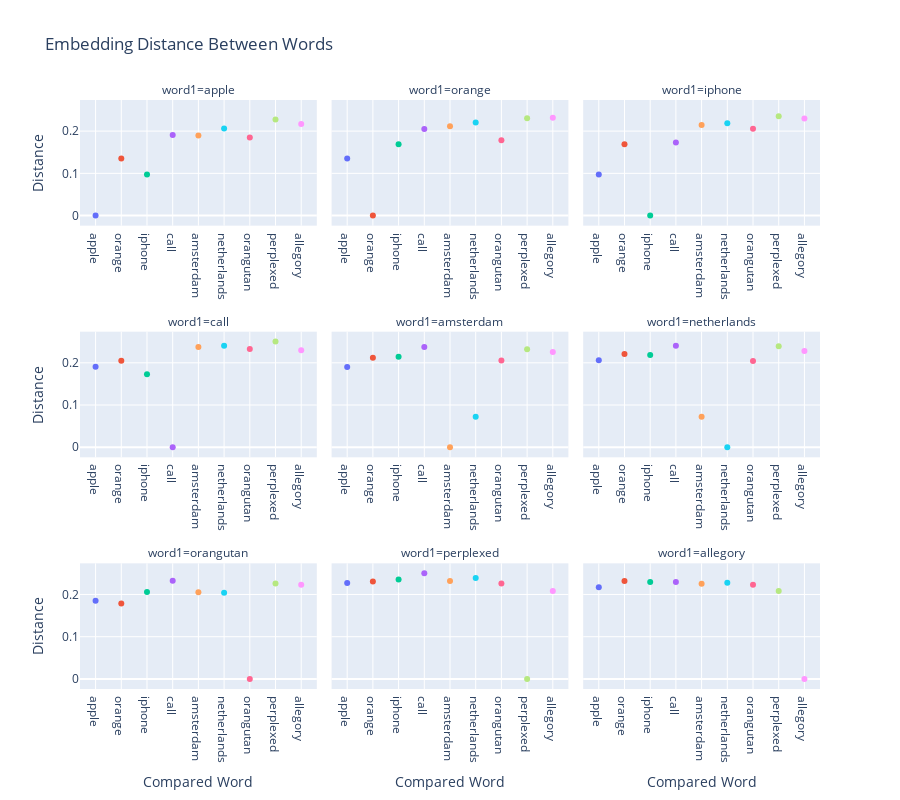

The cell this chart's notebook holds for it:
### Code cell
plot_embedding_distances(words_df2)

### Figure 1 — Plotly figure (JSON) as saved in the notebook; plotly's stock layout.template omitted (floating-point values rounded to 4 significant figures)
{"data": [{"hovertemplate": "Compared Word=%{x}<br>word1=apple<br>Distance=%{y}<extra></extra>", "legendgroup": "apple", "marker": {"color": "#636efa", "symbol": "circle"}, "mode": "markers", "name": "apple", "orientation": "v", "showlegend": false, "type": "scatter", "x": ["apple"], "xaxis": "x7", "y": [-2.22e-16], "yaxis": "y7"}, {"hovertemplate": "Compared Word=%{x}<br>word1=orange<br>Distance=%{y}<extra></extra>", "legendgroup": "apple", "marker": {"color": "#636efa", "symbol": "circle"}, "mode": "markers", "name": "apple", "orientation": "v", "showlegend": false, "type": "scatter", "x": ["apple"], "xaxis": "x8", "y": [0.1355], "yaxis": "y8"}, {"hovertemplate": "Compared Word=%{x}<br>word1=iphone<br>Distance=%{y}<extra></extra>", "legendgroup": "apple", "marker": {"color": "#636efa", "symbol": "circle"}, "mode": "markers", "name": "apple", "orientation": "v", "showlegend": false, "type": "scatter", "x": ["apple"], "xaxis": "x9", "y": [0.09711], "yaxis": "y9"}, {"hovertemplate": "Compared Word=%{x}<br>word1=call<br>Distance=%{y}<extra></extra>", "legendgroup": "apple", "marker": {"color": "#636efa", "symbol": "circle"}, "mode": "markers", "name": "apple", "orientation": "v", "showlegend": false, "type": "scatter", "x": ["apple"], "xaxis": "x4", "y": [0.1906], "yaxis": "y4"}, {"hovertemplate": "Compared Word=%{x}<br>word1=amsterdam<br>Distance=%{y}<extra></extra>", "legendgroup": "apple", "marker": {"color": "#636efa", "symbol": "circle"}, "mode": "markers", "name": "apple", "orientation": "v", "showlegend": false, "type": "scatter", "x": ["apple"], "xaxis": "x5", "y": [0.1898], "yaxis": "y5"}, {"hovertemplate": "Compared Word=%{x}<br>word1=netherlands<br>Distance=%{y}<extra></extra>", "legendgroup": "apple", "marker": {"color": "#636efa", "symbol": "circle"}, "mode": "markers", "name": "apple", "orientation": "v", "showlegend": false, "type": "scatter", "x": ["apple"], "xaxis": "x6", "y": [0.206], "yaxis": "y6"}, {"hovertemplate": "Compared Word=%{x}<br>word1=orangutan<br>Distance=%{y}<extra></extra>", "legendgroup": "apple", "marker": {"color": "#636efa", "symbol": "circle"}, "mode": "markers", "name": "apple", "orientation": "v", "showlegend": false, "type": "scatter", "x": ["apple"], "xaxis": "x", "y": [0.1851], "yaxis": "y"}, {"hovertemplate": "Compared Word=%{x}<br>word1=perplexed<br>Distance=%{y}<extra></extra>", "legendgroup": "apple", "marker": {"color": "#636efa", "symbol": "circle"}, "mode": "markers", "name": "apple", "orientation": "v", "showlegend": false, "type": "scatter", "x": ["apple"], "xaxis": "x2", "y": [0.2274], "yaxis": "y2"}, {"hovertemplate": "Compared Word=%{x}<br>word1=allegory<br>Distance=%{y}<extra></extra>", "legendgroup": "apple", "marker": {"color": "#636efa", "symbol": "circle"}, "mode": "markers", "name": "apple", "orientation": "v", "showlegend": false, "type": "scatter", "x": ["apple"], "xaxis": "x3", "y": [0.2168], "yaxis": "y3"}, {"hovertemplate": "Compared Word=%{x}<br>word1=apple<br>Distance=%{y}<extra></extra>", "legendgroup": "orange", "marker": {"color": "#EF553B", "symbol": "circle"}, "mode": "markers", "name": "orange", "orientation": "v", "showlegend": false, "type": "scatter", "x": ["orange"], "xaxis": "x7", "y": [0.1355], "yaxis": "y7"}, {"hovertemplate": "Compared Word=%{x}<br>word1=orange<br>Distance=%{y}<extra></extra>", "legendgroup": "orange", "marker": {"color": "#EF553B", "symbol": "circle"}, "mode": "markers", "name": "orange", "orientation": "v", "showlegend": false, "type": "scatter", "x": ["orange"], "xaxis": "x8", "y": [3.331e-16], "yaxis": "y8"}, {"hovertemplate": "Compared Word=%{x}<br>word1=iphone<br>Distance=%{y}<extra></extra>", "legendgroup": "orange", "marker": {"color": "#EF553B", "symbol": "circle"}, "mode": "markers", "name": "orange", "orientation": "v", "showlegend": false, "type": "scatter", "x": ["orange"], "xaxis": "x9", "y": [0.1689], "yaxis": "y9"}, {"hovertemplate": "Compared Word=%{x}<br>word1=call<br>Distance=%{y}<extra></extra>", "legendgroup": "orange", "marker": {"color": "#EF553B", "symbol": "circle"}, "mode": "markers", "name": "orange", "orientation": "v", "showlegend": false, "type": "scatter", "x": ["orange"], "xaxis": "x4", "y": [0.205], "yaxis": "y4"}, {"hovertemplate": "Compared Word=%{x}<br>word1=amsterdam<br>Distance=%{y}<extra></extra>", "legendgroup": "orange", "marker": {"color": "#EF553B", "symbol": "circle"}, "mode": "markers", "name": "orange", "orientation": "v", "showlegend": false, "type": "scatter", "x": ["orange"], "xaxis": "x5", "y": [0.2118], "yaxis": "y5"}, {"hovertemplate": "Compared Word=%{x}<br>word1=netherlands<br>Distance=%{y}<extra></extra>", "legendgroup": "orange", "marker": {"color": "#EF553B", "symbol": "circle"}, "mode": "markers", "name": "orange", "orientation": "v", "showlegend": false, "type": "scatter", "x": ["orange"], "xaxis": "x6", "y": [0.2206], "yaxis": "y6"}, {"hovertemplate": "Compared Word=%{x}<br>word1=orangutan<br>Distance=%{y}<extra></extra>", "legendgroup": "orange", "marker": {"color": "#EF553B", "symbol": "circle"}, "mode": "markers", "name": "orange", "orientation": "v", "showlegend": false, "type": "scatter", "x": ["orange"], "xaxis": "x", "y": [0.1784], "yaxis": "y"}, {"hovertemplate": "Compared Word=%{x}<br>word1=perplexed<br>Distance=%{y}<extra></extra>", "legendgroup": "orange", "marker": {"color": "#EF553B", "symbol": "circle"}, "mode": "markers", "name": "orange", "orientation": "v", "showlegend": false, "type": "scatter", "x": ["orange"], "xaxis": "x2", "y": [0.2305], "yaxis": "y2"}, {"hovertemplate": "Compared Word=%{x}<br>word1=allegory<br>Distance=%{y}<extra></extra>", "legendgroup": "orange", "marker": {"color": "#EF553B", "symbol": "circle"}, "mode": "markers", "name": "orange", "orientation": "v", "showlegend": false, "type": "scatter", "x": ["orange"], "xaxis": "x3", "y": [0.2318], "yaxis": "y3"}, {"hovertemplate": "Compared Word=%{x}<br>word1=apple<br>Distance=%{y}<extra></extra>", "legendgroup": "iphone", "marker": {"color": "#00cc96", "symbol": "circle"}, "mode": "markers", "name": "iphone", "orientation": "v", "showlegend": false, "type": "scatter", "x": ["iphone"], "xaxis": "x7", "y": [0.09711], "yaxis": "y7"}, {"hovertemplate": "Compared Word=%{x}<br>word1=orange<br>Distance=%{y}<extra></extra>", "legendgroup": "iphone", "marker": {"color": "#00cc96", "symbol": "circle"}, "mode": "markers", "name": "iphone", "orientation": "v", "showlegend": false, "type": "scatter", "x": ["iphone"], "xaxis": "x8", "y": [0.1689], "yaxis": "y8"}, {"hovertemplate": "Compared Word=%{x}<br>word1=iphone<br>Distance=%{y}<extra></extra>", "legendgroup": "iphone", "marker": {"color": "#00cc96", "symbol": "circle"}, "mode": "markers", "name": "iphone", "orientation": "v", "showlegend": false, "type": "scatter", "x": ["iphone"], "xaxis": "x9", "y": [7.772e-16], "yaxis": "y9"}, {"hovertemplate": "Compared Word=%{x}<br>word1=call<br>Distance=%{y}<extra></extra>", "legendgroup": "iphone", "marker": {"color": "#00cc96", "symbol": "circle"}, "mode": "markers", "name": "iphone", "orientation": "v", "showlegend": false, "type": "scatter", "x": ["iphone"], "xaxis": "x4", "y": [0.173], "yaxis": "y4"}, {"hovertemplate": "Compared Word=%{x}<br>word1=amsterdam<br>Distance=%{y}<extra></extra>", "legendgroup": "iphone", "marker": {"color": "#00cc96", "symbol": "circle"}, "mode": "markers", "name": "iphone", "orientation": "v", "showlegend": false, "type": "scatter", "x": ["iphone"], "xaxis": "x5", "y": [0.2144], "yaxis": "y5"}, {"hovertemplate": "Compared Word=%{x}<br>word1=netherlands<br>Distance=%{y}<extra></extra>", "legendgroup": "iphone", "marker": {"color": "#00cc96", "symbol": "circle"}, "mode": "markers", "name": "iphone", "orientation": "v", "showlegend": false, "type": "scatter", "x": ["iphone"], "xaxis": "x6", "y": [0.2183], "yaxis": "y6"}, {"hovertemplate": "Compared Word=%{x}<br>word1=orangutan<br>Distance=%{y}<extra></extra>", "legendgroup": "iphone", "marker": {"color": "#00cc96", "symbol": "circle"}, "mode": "markers", "name": "iphone", "orientation": "v", "showlegend": false, "type": "scatter", "x": ["iphone"], "xaxis": "x", "y": [0.2056], "yaxis": "y"}, {"hovertemplate": "Compared Word=%{x}<br>word1=perplexed<br>Distance=%{y}<extra></extra>", "legendgroup": "iphone", "marker": {"color": "#00cc96", "symbol": "circle"}, "mode": "markers", "name": "iphone", "orientation": "v", "showlegend": false, "type": "scatter", "x": ["iphone"], "xaxis": "x2", "y": [0.2353], "yaxis": "y2"}, {"hovertemplate": "Compared Word=%{x}<br>word1=allegory<br>Distance=%{y}<extra></extra>", "legendgroup": "iphone", "marker": {"color": "#00cc96", "symbol": "circle"}, "mode": "markers", "name": "iphone", "orientation": "v", "showlegend": false, "type": "scatter", "x": ["iphone"], "xaxis": "x3", "y": [0.2297], "yaxis": "y3"}, {"hovertemplate": "Compared Word=%{x}<br>word1=apple<br>Distance=%{y}<extra></extra>", "legendgroup": "call", "marker": {"color": "#ab63fa", "symbol": "circle"}, "mode": "markers", "name": "call", "orientation": "v", "showlegend": false, "type": "scatter", "x": ["call"], "xaxis": "x7", "y": [0.1906], "yaxis": "y7"}, {"hovertemplate": "Compared Word=%{x}<br>word1=orange<br>Distance=%{y}<extra></extra>", "legendgroup": "call", "marker": {"color": "#ab63fa", "symbol": "circle"}, "mode": "markers", "name": "call", "orientation": "v", "showlegend": false, "type": "scatter", "x": ["call"], "xaxis": "x8", "y": [0.205], "yaxis": "y8"}, {"hovertemplate": "Compared Word=%{x}<br>word1=iphone<br>Distance=%{y}<extra></extra>", "legendgroup": "call", "marker": {"color": "#ab63fa", "symbol": "circle"}, "mode": "markers", "name": "call", "orientation": "v", "showlegend": false, "type": "scatter", "x": ["call"], "xaxis": "x9", "y": [0.173], "yaxis": "y9"}, {"hovertemplate": "Compared Word=%{x}<br>word1=call<br>Distance=%{y}<extra></extra>", "legendgroup": "call", "marker": {"color": "#ab63fa", "symbol": "circle"}, "mode": "markers", "name": "call", "orientation": "v", "showlegend": false, "type": "scatter", "x": ["call"], "xaxis": "x4", "y": [3.331e-16], "yaxis": "y4"}, {"hovertemplate": "Compared Word=%{x}<br>word1=amsterdam<br>Distance=%{y}<extra></extra>", "legendgroup": "call", "marker": {"color": "#ab63fa", "symbol": "circle"}, "mode": "markers", "name": "call", "orientation": "v", "showlegend": false, "type": "scatter", "x": ["call"], "xaxis": "x5", "y": [0.2371], "yaxis": "y5"}, {"hovertemplate": "Compared Word=%{x}<br>word1=netherlands<br>Distance=%{y}<extra></extra>", "legendgroup": "call", "marker": {"color": "#ab63fa", "symbol": "circle"}, "mode": "markers", "name": "call", "orientation": "v", "showlegend": false, "type": "scatter", "x": ["call"], "xaxis": "x6", "y": [0.2401], "yaxis": "y6"}, {"hovertemplate": "Compared Word=%{x}<br>word1=orangutan<br>Distance=%{y}<extra></extra>", "legendgroup": "call", "marker": {"color": "#ab63fa", "symbol": "circle"}, "mode": "markers", "name": "call", "orientation": "v", "showlegend": false, "type": "scatter", "x": ["call"], "xaxis": "x", "y": [0.2326], "yaxis": "y"}, {"hovertemplate": "Compared Word=%{x}<br>word1=perplexed<br>Distance=%{y}<extra></extra>", "legendgroup": "call", "marker": {"color": "#ab63fa", "symbol": "circle"}, "mode": "markers", "name": "call", "orientation": "v", "showlegend": false, "type": "scatter", "x": ["call"], "xaxis": "x2", "y": [0.2503], "yaxis": "y2"}, {"hovertemplate": "Compared Word=%{x}<br>word1=allegory<br>Distance=%{y}<extra></extra>", "legendgroup": "call", "marker": {"color": "#ab63fa", "symbol": "circle"}, "mode": "markers", "name": "call", "orientation": "v", "showlegend": false, "type": "scatter", "x": ["call"], "xaxis": "x3", "y": [0.2296], "yaxis": "y3"}, {"hovertemplate": "Compared Word=%{x}<br>word1=apple<br>Distance=%{y}<extra></extra>", "legendgroup": "amsterdam", "marker": {"color": "#FFA15A", "symbol": "circle"}, "mode": "markers", "name": "amsterdam", "orientation": "v", "showlegend": false, "type": "scatter", "x": ["amsterdam"], "xaxis": "x7", "y": [0.1898], "yaxis": "y7"}, {"hovertemplate": "Compared Word=%{x}<br>word1=orange<br>Distance=%{y}<extra></extra>", "legendgroup": "amsterdam", "marker": {"color": "#FFA15A", "symbol": "circle"}, "mode": "markers", "name": "amsterdam", "orientation": "v", "showlegend": false, "type": "scatter", "x": ["amsterdam"], "xaxis": "x8", "y": [0.2118], "yaxis": "y8"}, {"hovertemplate": "Compared Word=%{x}<br>word1=iphone<br>Distance=%{y}<extra></extra>", "legendgroup": "amsterdam", "marker": {"color": "#FFA15A", "symbol": "circle"}, "mode": "markers", "name": "amsterdam", "orientation": "v", "showlegend": false, "type": "scatter", "x": ["amsterdam"], "xaxis": "x9", "y": [0.2144], "yaxis": "y9"}, {"hovertemplate": "Compared Word=%{x}<br>word1=call<br>Distance=%{y}<extra></extra>", "legendgroup": "amsterdam", "marker": {"color": "#FFA15A", "symbol": "circle"}, "mode": "markers", "name": "amsterdam", "orientation": "v", "showlegend": false, "type": "scatter", "x": ["amsterdam"], "xaxis": "x4", "y": [0.2371], "yaxis": "y4"}, {"hovertemplate": "Compared Word=%{x}<br>word1=amsterdam<br>Distance=%{y}<extra></extra>", "legendgroup": "amsterdam", "marker": {"color": "#FFA15A", "symbol": "circle"}, "mode": "markers", "name": "amsterdam", "orientation": "v", "showlegend": false, "type": "scatter", "x": ["amsterdam"], "xaxis": "x5", "y": [-2.22e-16], "yaxis": "y5"}, {"hovertemplate": "Compared Word=%{x}<br>word1=netherlands<br>Distance=%{y}<extra></extra>", "legendgroup": "amsterdam", "marker": {"color": "#FFA15A", "symbol": "circle"}, "mode": "markers", "name": "amsterdam", "orientation": "v", "showlegend": false, "type": "scatter", "x": ["amsterdam"], "xaxis": "x6", "y": [0.07222], "yaxis": "y6"}, {"hovertemplate": "Compared Word=%{x}<br>word1=orangutan<br>Distance=%{y}<extra></extra>", "legendgroup": "amsterdam", "marker": {"color": "#FFA15A", "symbol": "circle"}, "mode": "markers", "name": "amsterdam", "orientation": "v", "showlegend": false, "type": "scatter", "x": ["amsterdam"], "xaxis": "x", "y": [0.2053], "yaxis": "y"}, {"hovertemplate": "Compared Word=%{x}<br>word1=perplexed<br>Distance=%{y}<extra></extra>", "legendgroup": "amsterdam", "marker": {"color": "#FFA15A", "symbol": "circle"}, "mode": "markers", "name": "amsterdam", "orientation": "v", "showlegend": false, "type": "scatter", "x": ["amsterdam"], "xaxis": "x2", "y": [0.232], "yaxis": "y2"}, {"hovertemplate": "Compared Word=%{x}<br>word1=allegory<br>Distance=%{y}<extra></extra>", "legendgroup": "amsterdam", "marker": {"color": "#FFA15A", "symbol": "circle"}, "mode": "markers", "name": "amsterdam", "orientation": "v", "showlegend": false, "type": "scatter", "x": ["amsterdam"], "xaxis": "x3", "y": [0.2254], "yaxis": "y3"}, {"hovertemplate": "Compared Word=%{x}<br>word1=apple<br>Distance=%{y}<extra></extra>", "legendgroup": "netherlands", "marker": {"color": "#19d3f3", "symbol": "circle"}, "mode": "markers", "name": "netherlands", "orientation": "v", "showlegend": false, "type": "scatter", "x": ["netherlands"], "xaxis": "x7", "y": [0.206], "yaxis": "y7"}, {"hovertemplate": "Compared Word=%{x}<br>word1=orange<br>Distance=%{y}<extra></extra>", "legendgroup": "netherlands", "marker": {"color": "#19d3f3", "symbol": "circle"}, "mode": "markers", "name": "netherlands", "orientation": "v", "showlegend": false, "type": "scatter", "x": ["netherlands"], "xaxis": "x8", "y": [0.2206], "yaxis": "y8"}, {"hovertemplate": "Compared Word=%{x}<br>word1=iphone<br>Distance=%{y}<extra></extra>", "legendgroup": "netherlands", "marker": {"color": "#19d3f3", "symbol": "circle"}, "mode": "markers", "name": "netherlands", "orientation": "v", "showlegend": false, "type": "scatter", "x": ["netherlands"], "xaxis": "x9", "y": [0.2183], "yaxis": "y9"}, {"hovertemplate": "Compared Word=%{x}<br>word1=call<br>Distance=%{y}<extra></extra>", "legendgroup": "netherlands", "marker": {"color": "#19d3f3", "symbol": "circle"}, "mode": "markers", "name": "netherlands", "orientation": "v", "showlegend": false, "type": "scatter", "x": ["netherlands"], "xaxis": "x4", "y": [0.2401], "yaxis": "y4"}, {"hovertemplate": "Compared Word=%{x}<br>word1=amsterdam<br>Distance=%{y}<extra></extra>", "legendgroup": "netherlands", "marker": {"color": "#19d3f3", "symbol": "circle"}, "mode": "markers", "name": "netherlands", "orientation": "v", "showlegend": false, "type": "scatter", "x": ["netherlands"], "xaxis": "x5", "y": [0.07222], "yaxis": "y5"}, {"hovertemplate": "Compared Word=%{x}<br>word1=netherlands<br>Distance=%{y}<extra></extra>", "legendgroup": "netherlands", "marker": {"color": "#19d3f3", "symbol": "circle"}, "mode": "markers", "name": "netherlands", "orientation": "v", "showlegend": false, "type": "scatter", "x": ["netherlands"], "xaxis": "x6", "y": [1.217e-06], "yaxis": "y6"}, {"hovertemplate": "Compared Word=%{x}<br>word1=orangutan<br>Distance=%{y}<extra></extra>", "legendgroup": "netherlands", "marker": {"color": "#19d3f3", "symbol": "circle"}, "mode": "markers", "name": "netherlands", "orientation": "v", "showlegend": false, "type": "scatter", "x": ["netherlands"], "xaxis": "x", "y": [0.2043], "yaxis": "y"}, {"hovertemplate": "Compared Word=%{x}<br>word1=perplexed<br>Distance=%{y}<extra></extra>", "legendgroup": "netherlands", "marker": {"color": "#19d3f3", "symbol": "circle"}, "mode": "markers", "name": "netherlands", "orientation": "v", "showlegend": false, "type": "scatter", "x": ["netherlands"], "xaxis": "x2", "y": [0.2389], "yaxis": "y2"}, {"hovertemplate": "Compared Word=%{x}<br>word1=allegory<br>Distance=%{y}<extra></extra>", "legendgroup": "netherlands", "marker": {"color": "#19d3f3", "symbol": "circle"}, "mode": "markers", "name": "netherlands", "orientation": "v", "showlegend": false, "type": "scatter", "x": ["netherlands"], "xaxis": "x3", "y": [0.2278], "yaxis": "y3"}, {"hovertemplate": "Compared Word=%{x}<br>word1=apple<br>Distance=%{y}<extra></extra>", "legendgroup": "orangutan", "marker": {"color": "#FF6692", "symbol": "circle"}, "mode": "markers", "name": "orangutan", "orientation": "v", "showlegend": false, "type": "scatter", "x": ["orangutan"], "xaxis": "x7", "y": [0.1851], "yaxis": "y7"}, {"hovertemplate": "Compared Word=%{x}<br>word1=orange<br>Distance=%{y}<extra></extra>", "legendgroup": "orangutan", "marker": {"color": "#FF6692", "symbol": "circle"}, "mode": "markers", "name": "orangutan", "orientation": "v", "showlegend": false, "type": "scatter", "x": ["orangutan"], "xaxis": "x8", "y": [0.1784], "yaxis": "y8"}, {"hovertemplate": "Compared Word=%{x}<br>word1=iphone<br>Distance=%{y}<extra></extra>", "legendgroup": "orangutan", "marker": {"color": "#FF6692", "symbol": "circle"}, "mode": "markers", "name": "orangutan", "orientation": "v", "showlegend": false, "type": "scatter", "x": ["orangutan"], "xaxis": "x9", "y": [0.2056], "yaxis": "y9"}, {"hovertemplate": "Compared Word=%{x}<br>word1=call<br>Distance=%{y}<extra></extra>", "legendgroup": "orangutan", "marker": {"color": "#FF6692", "symbol": "circle"}, "mode": "markers", "name": "orangutan", "orientation": "v", "showlegend": false, "type": "scatter", "x": ["orangutan"], "xaxis": "x4", "y": [0.2326], "yaxis": "y4"}, {"hovertemplate": "Compared Word=%{x}<br>word1=amsterdam<br>Distance=%{y}<extra></extra>", "legendgroup": "orangutan", "marker": {"color": "#FF6692", "symbol": "circle"}, "mode": "markers", "name": "orangutan", "orientation": "v", "showlegend": false, "type": "scatter", "x": ["orangutan"], "xaxis": "x5", "y": [0.2053], "yaxis": "y5"}, {"hovertemplate": "Compared Word=%{x}<br>word1=netherlands<br>Distance=%{y}<extra></extra>", "legendgroup": "orangutan", "marker": {"color": "#FF6692", "symbol": "circle"}, "mode": "markers", "name": "orangutan", "orientation": "v", "showlegend": false, "type": "scatter", "x": ["orangutan"], "xaxis": "x6", "y": [0.2043], "yaxis": "y6"}, {"hovertemplate": "Compared Word=%{x}<br>word1=orangutan<br>Distance=%{y}<extra></extra>", "legendgroup": "orangutan", "marker": {"color": "#FF6692", "symbol": "circle"}, "mode": "markers", "name": "orangutan", "orientation": "v", "showlegend": false, "type": "scatter", "x": ["orangutan"], "xaxis": "x", "y": [2.22e-16], "yaxis": "y"}, {"hovertemplate": "Compared Word=%{x}<br>word1=perplexed<br>Distance=%{y}<extra></extra>", "legendgroup": "orangutan", "marker": {"color": "#FF6692", "symbol": "circle"}, "mode": "markers", "name": "orangutan", "orientation": "v", "showlegend": false, "type": "scatter", "x": ["orangutan"], "xaxis": "x2", "y": [0.2259], "yaxis": "y2"}, {"hovertemplate": "Compared Word=%{x}<br>word1=allegory<br>Distance=%{y}<extra></extra>", "legendgroup": "orangutan", "marker": {"color": "#FF6692", "symbol": "circle"}, "mode": "markers", "name": "orangutan", "orientation": "v", "showlegend": false, "type": "scatter", "x": ["orangutan"], "xaxis": "x3", "y": [0.223], "yaxis": "y3"}, {"hovertemplate": "Compared Word=%{x}<br>word1=apple<br>Distance=%{y}<extra></extra>", "legendgroup": "perplexed", "marker": {"color": "#B6E880", "symbol": "circle"}, "mode": "markers", "name": "perplexed", "orientation": "v", "showlegend": false, "type": "scatter", "x": ["perplexed"], "xaxis": "x7", "y": [0.2274], "yaxis": "y7"}, {"hovertemplate": "Compared Word=%{x}<br>word1=orange<br>Distance=%{y}<extra></extra>", "legendgroup": "perplexed", "marker": {"color": "#B6E880", "symbol": "circle"}, "mode": "markers", "name": "perplexed", "orientation": "v", "showlegend": false, "type": "scatter", "x": ["perplexed"], "xaxis": "x8", "y": [0.2305], "yaxis": "y8"}, {"hovertemplate": "Compared Word=%{x}<br>word1=iphone<br>Distance=%{y}<extra></extra>", "legendgroup": "perplexed", "marker": {"color": "#B6E880", "symbol": "circle"}, "mode": "markers", "name": "perplexed", "orientation": "v", "showlegend": false, "type": "scatter", "x": ["perplexed"], "xaxis": "x9", "y": [0.2353], "yaxis": "y9"}, {"hovertemplate": "Compared Word=%{x}<br>word1=call<br>Distance=%{y}<extra></extra>", "legendgroup": "perplexed", "marker": {"color": "#B6E880", "symbol": "circle"}, "mode": "markers", "name": "perplexed", "orientation": "v", "showlegend": false, "type": "scatter", "x": ["perplexed"], "xaxis": "x4", "y": [0.2503], "yaxis": "y4"}, {"hovertemplate": "Compared Word=%{x}<br>word1=amsterdam<br>Distance=%{y}<extra></extra>", "legendgroup": "perplexed", "marker": {"color": "#B6E880", "symbol": "circle"}, "mode": "markers", "name": "perplexed", "orientation": "v", "showlegend": false, "type": "scatter", "x": ["perplexed"], "xaxis": "x5", "y": [0.232], "yaxis": "y5"}, {"hovertemplate": "Compared Word=%{x}<br>word1=netherlands<br>Distance=%{y}<extra></extra>", "legendgroup": "perplexed", "marker": {"color": "#B6E880", "symbol": "circle"}, "mode": "markers", "name": "perplexed", "orientation": "v", "showlegend": false, "type": "scatter", "x": ["perplexed"], "xaxis": "x6", "y": [0.2389], "yaxis": "y6"}, {"hovertemplate": "Compared Word=%{x}<br>word1=orangutan<br>Distance=%{y}<extra></extra>", "legendgroup": "perplexed", "marker": {"color": "#B6E880", "symbol": "circle"}, "mode": "markers", "name": "perplexed", "orientation": "v", "showlegend": false, "type": "scatter", "x": ["perplexed"], "xaxis": "x", "y": [0.2259], "yaxis": "y"}, {"hovertemplate": "Compared Word=%{x}<br>word1=perplexed<br>Distance=%{y}<extra></extra>", "legendgroup": "perplexed", "marker": {"color": "#B6E880", "symbol": "circle"}, "mode": "markers", "name": "perplexed", "orientation": "v", "showlegend": false, "type": "scatter", "x": ["perplexed"], "xaxis": "x2", "y": [2.22e-16], "yaxis": "y2"}, {"hovertemplate": "Compared Word=%{x}<br>word1=allegory<br>Distance=%{y}<extra></extra>", "legendgroup": "perplexed", "marker": {"color": "#B6E880", "symbol": "circle"}, "mode": "markers", "name": "perplexed", "orientation": "v", "showlegend": false, "type": "scatter", "x": ["perplexed"], "xaxis": "x3", "y": [0.2082], "yaxis": "y3"}, {"hovertemplate": "Compared Word=%{x}<br>word1=apple<br>Distance=%{y}<extra></extra>", "legendgroup": "allegory", "marker": {"color": "#FF97FF", "symbol": "circle"}, "mode": "markers", "name": "allegory", "orientation": "v", "showlegend": false, "type": "scatter", "x": ["allegory"], "xaxis": "x7", "y": [0.2168], "yaxis": "y7"}, {"hovertemplate": "Compared Word=%{x}<br>word1=orange<br>Distance=%{y}<extra></extra>", "legendgroup": "allegory", "marker": {"color": "#FF97FF", "symbol": "circle"}, "mode": "markers", "name": "allegory", "orientation": "v", "showlegend": false, "type": "scatter", "x": ["allegory"], "xaxis": "x8", "y": [0.2318], "yaxis": "y8"}, {"hovertemplate": "Compared Word=%{x}<br>word1=iphone<br>Distance=%{y}<extra></extra>", "legendgroup": "allegory", "marker": {"color": "#FF97FF", "symbol": "circle"}, "mode": "markers", "name": "allegory", "orientation": "v", "showlegend": false, "type": "scatter", "x": ["allegory"], "xaxis": "x9", "y": [0.2297], "yaxis": "y9"}, {"hovertemplate": "Compared Word=%{x}<br>word1=call<br>Distance=%{y}<extra></extra>", "legendgroup": "allegory", "marker": {"color": "#FF97FF", "symbol": "circle"}, "mode": "markers", "name": "allegory", "orientation": "v", "showlegend": false, "type": "scatter", "x": ["allegory"], "xaxis": "x4", "y": [0.2296], "yaxis": "y4"}, {"hovertemplate": "Compared Word=%{x}<br>word1=amsterdam<br>Distance=%{y}<extra></extra>", "legendgroup": "allegory", "marker": {"color": "#FF97FF", "symbol": "circle"}, "mode": "markers", "name": "allegory", "orientation": "v", "showlegend": false, "type": "scatter", "x": ["allegory"], "xaxis": "x5", "y": [0.2254], "yaxis": "y5"}, {"hovertemplate": "Compared Word=%{x}<br>word1=netherlands<br>Distance=%{y}<extra></extra>", "legendgroup": "allegory", "marker": {"color": "#FF97FF", "symbol": "circle"}, "mode": "markers", "name": "allegory", "orientation": "v", "showlegend": false, "type": "scatter", "x": ["allegory"], "xaxis": "x6", "y": [0.2278], "yaxis": "y6"}, {"hovertemplate": "Compared Word=%{x}<br>word1=orangutan<br>Distance=%{y}<extra></extra>", "legendgroup": "allegory", "marker": {"color": "#FF97FF", "symbol": "circle"}, "mode": "markers", "name": "allegory", "orientation": "v", "showlegend": false, "type": "scatter", "x": ["allegory"], "xaxis": "x", "y": [0.223], "yaxis": "y"}, {"hovertemplate": "Compared Word=%{x}<br>word1=perplexed<br>Distance=%{y}<extra></extra>", "legendgroup": "allegory", "marker": {"color": "#FF97FF", "symbol": "circle"}, "mode": "markers", "name": "allegory", "orientation": "v", "showlegend": false, "type": "scatter", "x": ["allegory"], "xaxis": "x2", "y": [0.2082], "yaxis": "y2"}, {"hovertemplate": "Compared Word=%{x}<br>word1=allegory<br>Distance=%{y}<extra></extra>", "legendgroup": "allegory", "marker": {"color": "#FF97FF", "symbol": "circle"}, "mode": "markers", "name": "allegory", "orientation": "v", "showlegend": false, "type": "scatter", "x": ["allegory"], "xaxis": "x3", "y": [1.11e-16], "yaxis": "y3"}], "layout": {"annotations": [{"font": {}, "showarrow": false, "text": "word1=orangutan", "x": 0.16, "xanchor": "center", "xref": "paper", "y": 0.2133, "yanchor": "bottom", "yref": "paper"}, {"font": {}, "showarrow": false, "text": "word1=perplexed", "x": 0.5, "xanchor": "center", "xref": "paper", "y": 0.2133, "yanchor": "bottom", "yref": "paper"}, {"font": {}, "showarrow": false, "text": "word1=allegory", "x": 0.84, "xanchor": "center", "xref": "paper", "y": 0.2133, "yanchor": "bottom", "yref": "paper"}, {"font": {}, "showarrow": false, "text": "word1=call", "x": 0.16, "xanchor": "center", "xref": "paper", "y": 0.6067, "yanchor": "bottom", "yref": "paper"}, {"font": {}, "showarrow": false, "text": "word1=amsterdam", "x": 0.5, "xanchor": "center", "xref": "paper", "y": 0.6067, "yanchor": "bottom", "yref": "paper"}, {"font": {}, "showarrow": false, "text": "word1=netherlands", "x": 0.84, "xanchor": "center", "xref": "paper", "y": 0.6067, "yanchor": "bottom", "yref": "paper"}, {"font": {}, "showarrow": false, "text": "word1=apple", "x": 0.16, "xanchor": "center", "xref": "paper", "y": 1, "yanchor": "bottom", "yref": "paper"}, {"font": {}, "showarrow": false, "text": "word1=orange", "x": 0.5, "xanchor": "center", "xref": "paper", "y": 1, "yanchor": "bottom", "yref": "paper"}, {"font": {}, "showarrow": false, "text": "word1=iphone", "x": 0.84, "xanchor": "center", "xref": "paper", "y": 1, "yanchor": "bottom", "yref": "paper"}], "height": 800, "legend": {"title": {"text": "Compared Word"}, "tracegroupgap": 0}, "title": {"text": "Embedding Distance Between Words"}, "xaxis": {"anchor": "y", "categoryarray": ["apple", "orange", "iphone", "call", "amsterdam", "netherlands", "orangutan", "perplexed", "allegory"], "categoryorder": "array", "domain": [0, 0.32], "matches": "x", "showticklabels": true, "title": {"text": "Compared Word"}}, "xaxis2": {"anchor": "y2", "categoryarray": ["apple", "orange", "iphone", "call", "amsterdam", "netherlands", "orangutan", "perplexed", "allegory"], "categoryorder": "array", "domain": [0.34, 0.66], "matches": "x", "showticklabels": true, "title": {"text": "Compared Word"}}, "xaxis3": {"anchor": "y3", "categoryarray": ["apple", "orange", "iphone", "call", "amsterdam", "netherlands", "orangutan", "perplexed", "allegory"], "categoryorder": "array", "domain": [0.68, 1.0], "matches": "x", "showticklabels": true, "title": {"text": "Compared Word"}}, "xaxis4": {"anchor": "y4", "domain": [0, 0.32], "matches": "x", "showticklabels": true}, "xaxis5": {"anchor": "y5", "domain": [0.34, 0.66], "matches": "x", "showticklabels": true}, "xaxis6": {"anchor": "y6", "domain": [0.68, 1.0], "matches": "x", "showticklabels": true}, "xaxis7": {"anchor": "y7", "domain": [0, 0.32], "matches": "x", "showticklabels": true}, "xaxis8": {"anchor": "y8", "domain": [0.34, 0.66], "matches": "x", "showticklabels": true}, "xaxis9": {"anchor": "y9", "domain": [0.68, 1.0], "matches": "x", "showticklabels": true}, "yaxis": {"anchor": "x", "domain": [0, 0.2133], "title": {"text": "Distance"}}, "yaxis2": {"anchor": "x2", "domain": [0, 0.2133], "matches": "y", "showticklabels": false}, "yaxis3": {"anchor": "x3", "domain": [0, 0.2133], "matches": "y", "showticklabels": false}, "yaxis4": {"anchor": "x4", "domain": [0.3933, 0.6067], "matches": "y", "title": {"text": "Distance"}}, "yaxis5": {"anchor": "x5", "domain": [0.3933, 0.6067], "matches": "y", "showticklabels": false}, "yaxis6": {"anchor": "x6", "domain": [0.3933, 0.6067], "matches": "y", "showticklabels": false}, "yaxis7": {"anchor": "x7", "domain": [0.7867, 1], "matches": "y", "title": {"text": "Distance"}}, "yaxis8": {"anchor": "x8", "domain": [0.7867, 1], "matches": "y", "showticklabels": false}, "yaxis9": {"anchor": "x9", "domain": [0.7867, 1], "matches": "y", "showticklabels": false}}}
